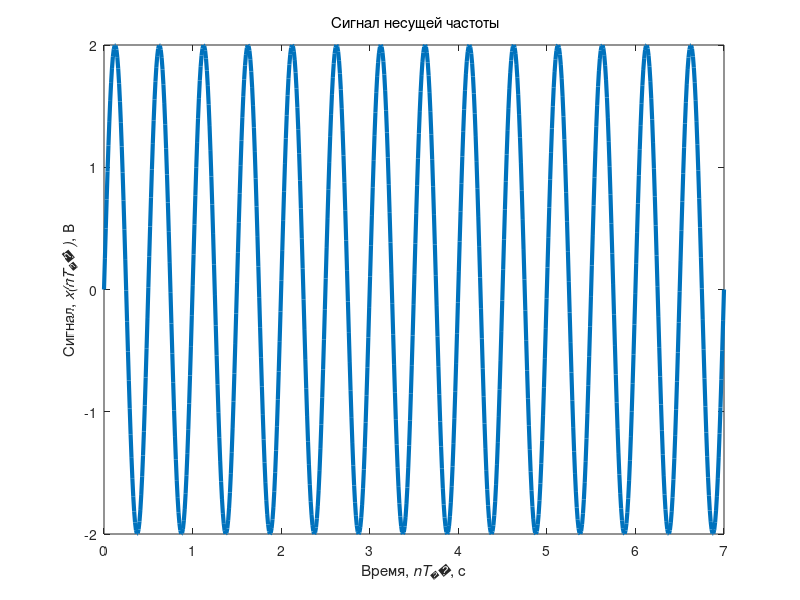

Write MATLAB code to recreate this figure. (Note: this script raises an error after producing the figure.)
% Моделирование фазоманипулированных сигналов
clear all; % Очищаем память
close all; % Закрываем все окна с графиками
clc; % Очистка окна команд и сообщений
fontSize=10; % Размер шрифта графиков
fontType=''; % Тип шрифта графиков
% Цвет графиков
tColor=[0,0.447,0.741]; % Временная область
tColorLight=[0.3 0.7 0.9]; % Временная область
Color0='r'; % Эталонные сигналы
fColor=[1 0.4 0]; % Частотная область
eColor=[0.85 0.325 0.098]; % Погрешности
eColorLight=[0.9 0.9 0.4]; % Погрешности
eColorDark=[0.635 0.078 0.184]; % Погрешности
BarkerLength=7; % Длина поседовательности Баркера
PNpoly = [1 0 0 0 0 1 1]; % Задающий полином (z^6+z+1)
A=2; % Амплитуда сигнала
fd = 100; % Частота дискретизации,Гц
f=2; % Несущая частота,Гц
Qchip=7; % Количество чипов
Tchip = 1; % Длительность импульса,с
Nchip = Tchip*fd; % Количество отсчетов в одном чипе
tmin=0; % Начальное время моделирования,с
tmax=Qchip*Tchip; % Конечное время моделирования,с
td = linspace(tmin,tmax,Nchip*Qchip); % Формирование массива абсцисс точек графика

xc = A*sin(td*2*pi*f); % Формирование значений
% Формирование графика
figure; plot(td,xc,'Color',tColor,'LineWidth',3);
axis([tmin tmax -A A]); % Диапазон значений осей
set(get(gcf,'CurrentAxes'),'FontSize',fontSize); % Изменение шрифта
title({'\rm Сигнал несущей частоты'}); % Заголовок
xlabel ('Время,\it nT_д\rm, с'); % Надпись оси абсцисс
ylabel('Сигнал,\it x(nT_д )\rm, В'); % Надпись оси ординат
% Формирование последовательности Баркера заданной длины
barker = comm.BarkerCode(); % Создание генератора
barker.Length = BarkerLength; % Длина последовательности
% Формирование значений
seqBarker=[];
for ii=1:Qchip
    seq(1:Nchip)=barker();
    seqBarker=cat(2,seqBarker,seq);
end
% Формирование графика
figure; plot(td,seqBarker,'Color',tColor,'LineWidth',3);
axis([tmin tmax -1.1 1.1]); % Диапазон значений осей
yticks([-1,0,1]);
set(get(gcf,'CurrentAxes'),'FontSize',fontSize); % Изменение шрифта
title({['\rm Последовательность Баркера, N = ',num2str(BarkerLength)]});
% Заголовок
xlabel ('\it n\rm'); % Надпись оси абсцисс
ylabel('\it S_B(n)\rm'); % Надпись оси ординат
% Моделирование модуля автокорреляционной функции последовательности Баркера сигнала
[asd,lb]=xcorr(seqBarker,seqBarker,'coef'); % Формирование значений
asd=abs(asd); % Модуль Модуль АКФ
lb=lb/Nchip;
% Формирование графика
figure; plot(lb,asd,'Color',tColor,'LineWidth',3);
axis([-tmax tmax 0 1]); % Диапазон значений осей
set(get(gcf,'CurrentAxes'),'FontSize',fontSize); % Изменение шрифта
title({'\rm Модуль автокорреляционной функции',...
'последовательности Баркера'}); % Заголовок
xlabel ('\it n\rm'); % Надпись оси абсцисс
ylabel('Модуль АКФ,\it |R_s(n)|\rm'); % Надпись оси ординат
% Фазоманипулированный последовательностью Баркера сигнал
xd=xc.*seqBarker; % Формирование значений
% Формирование графика
figure; plot(td,xd,'Color',tColor,'LineWidth',3);
axis([tmin tmax -A A]); % Диапазон значений осей
set(get(gcf,'CurrentAxes'),'FontSize',fontSize); % Изменение шрифта
title({'\rm Фазоманипулированный последовательностью Баркера сигнал'});
% Заголовок
xlabel ('Время,\it nT_д\rm, с'); % Надпись оси абсцисс
ylabel('ФМ-сигнал,\it x_B(nT_д )\rm, В'); % Надпись оси ординат
% Моделирование модуля автокорреляционной функции фазоманипулированного последовательностью Баркера сигнала
[axd,ld]=xcorr(xd,xd,'coef'); % Формирование значений
axd=abs(axd); % Модуль Модуль АКФ
ld=ld/Nchip;
% Формирование графика
figure; plot(ld,axd,'Color',tColor,'LineWidth',3);
axis([-tmax tmax 0 1]); % Диапазон значений осей
set(get(gcf,'CurrentAxes'),'FontSize',fontSize); % Изменение шрифта
title({'\rm Модуль автокорреляционной функции',...
'фазоманипулированного последовательностью Баркера сигнала'}); %Заголовок
xlabel ('Время,\it nT_д\rm,с'); % Надпись оси абсцисс
ylabel('Модуль АКФ,\it |R_x(nT_д )|\rm'); % Надпись оси ординат

% Формирование последовательности M-последовательности заданной длины
pn=commsrc.pn('GenPoly',PNpoly); % Создание генератора
nM=length(PNpoly); % Длина последовательности
% Формирование значений
seqPN=[];
for ii=1:Qchip
    seqElem=generate(pn);
    if seqElem==0
        seqElem=-1;
    end
    seq(1:Nchip)=seqElem;
    seqPN=cat(2,seqPN,seq);
end
% Формируем график
figure; plot(td,seqPN,'Color',tColor,'LineWidth',3);
axis([tmin tmax -1.1 1.1]); % Диапазон значений осей
yticks([-1,0,1]);
set(get(gcf,'CurrentAxes'),'FontSize',fontSize); % Изменение шрифта
title({['\rm M-последовательность, M = ',num2str(nM)]}); % Заголовок
xlabel ('\it n\rm'); % Надпись оси абсцисс
ylabel('\it S_M(n)\rm'); % Надпись оси ординат

% Моделирование модуля автокорреляционной функции фазоманипулированного M-последовательностью сигнала
[asd,lb]=xcorr(seqPN,seqPN,'coef'); % Формирование значений
asd=abs(asd); % Модуль АКФ
lb=lb/Nchip;
% Формирование графика
figure; plot(lb,asd,'Color',tColor,'LineWidth',3);
axis([-tmax tmax 0 1]); % Диапазон значений осей
set(get(gcf,'CurrentAxes'),'FontSize',fontSize); % Изменение шрифта
title({'\rm Модуль автокорреляционной функции';'M-последовательности'});
% Заголовок
xlabel ('Время,\it n\rm,с'); % Надпись оси абсцисс
ylabel('Модуль АКФ,\it |R_s(n)|\rm'); % Надпись оси ординат

% Фазоманипулированный M-последовательностью сигнал
xd=xc.*seqPN; % Формирование значений
% Формирование графика
figure; plot(td,xd,'Color',tColor,'LineWidth',3);
axis([tmin tmax -A A]); % Диапазон значений осей
set(get(gcf,'CurrentAxes'),'FontSize',fontSize); % Изменение шрифта
title({'\rm Фазоманипулированный M-последовательностью сигнал'}); % Заго
xlabel ('Время,\it nT_д\rm, с'); % Надпись оси абсцисс
ylabel('ФМ-сигнал,\it z(nT_д )\rm, В'); % Надпись оси ординат


% Моделирование модуля автокорреляционной функции фазоманипулированного M-последовательностью сигнала
[axd,ld]=xcorr(xd,xd,'coef'); % Формирование значений
axd=abs(axd); % Модуль Модуль АКФ
ld=ld/Nchip;
% Формирование графика
figure; plot(ld,abs(axd),'Color',tColor,'LineWidth',3);
axis([-tmax tmax 0 1]); % Диапазон значений осей
set(get(gcf,'CurrentAxes'),'FontSize',fontSize); % Изменение шрифта
title({'\rm Модуль автокорреляционной функции',...
'фазоманипулированного M-последовательностью сигнала'}); % Заголовок
xlabel ('Время,\it nT_д\rm, с'); % Надпись оси абсцисс
ylabel('Модуль АКФ,\it |R_x(nT_д )|\rm'); % Надпись оси ординат

